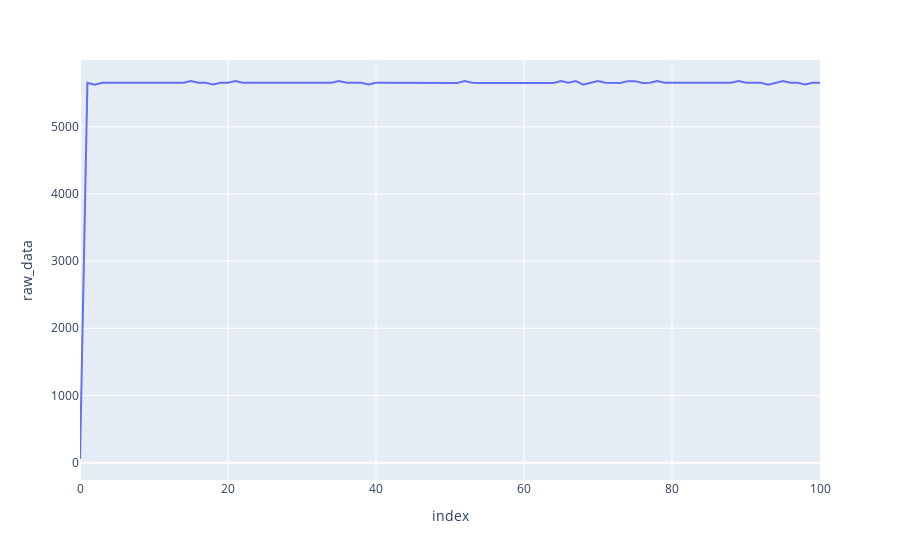
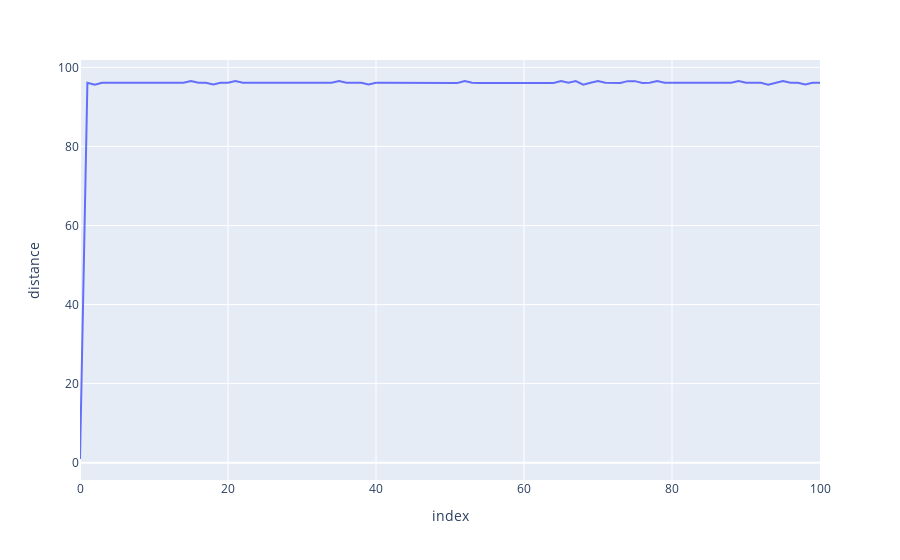
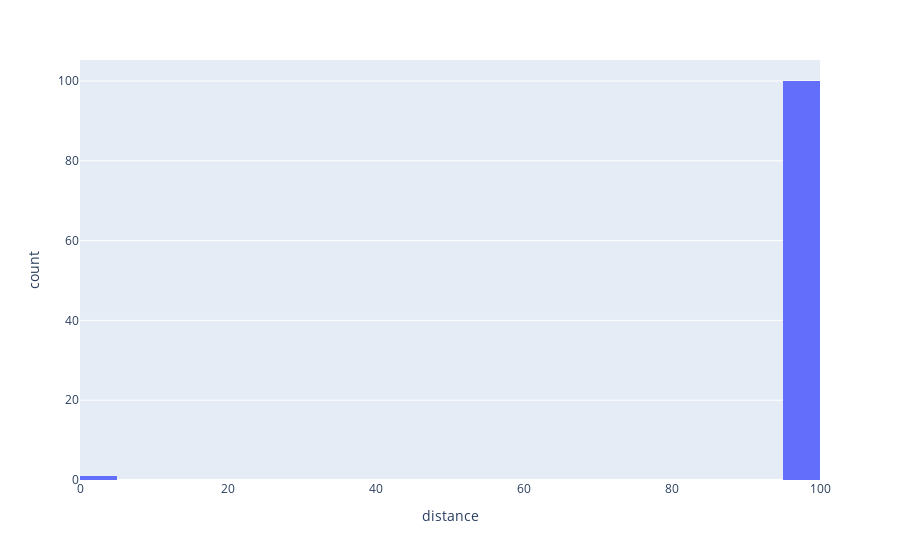

The notebook cell saved with these charts, in order:
### Code cell
display_Graphs(100) # 10 cm

### Figure 1 — Plotly figure (JSON) as saved in the notebook; plotly's stock layout.template omitted (floating-point values rounded to 4 significant figures)
{"data": [{"hovertemplate": "index=%{x}<br>raw_data=%{y}<extra></extra>", "legendgroup": "", "line": {"color": "#636efa", "dash": "solid"}, "marker": {"symbol": "circle"}, "mode": "lines", "name": "", "orientation": "v", "showlegend": false, "type": "scatter", "x": [0, 1, 2, 3, 4, 5, 6, 7, 8, 9, 10, 11, 12, 13, 14, 15, 16, 17, 18, 19, 20, 21, 22, 23, 24, 25, 26, 27, 28, 29, 30, 31, 32, 33, 34, 35, 36, 37, 38, 39, 40, 41, 42, 43, 44, 45, 46, 47, 48, 49, 50, 51, 52, 53, 54, 55, 56, 57, 58, 59, 60, 61, 62, 63, 64, 65, 66, 67, 68, 69, 70, 71, 72, 73, 74, 75, 76, 77, 78, 79, 80, 81, 82, 83, 84, 85, 86, 87, 88, 89, 90, 91, 92, 93, 94, 95, 96, 97, 98, 99, 100], "xaxis": "x", "y": [54, 5654, 5626, 5654, 5654, 5652, 5653, 5652, 5653, 5654, 5653, 5653, 5653, 5653, 5653, 5679, 5654, 5653, 5628, 5653, 5653, 5678, 5653, 5653, 5654, 5654, 5654, 5653, 5653, 5653, 5653, 5653, 5652, 5653, 5654, 5678, 5654, 5654, 5653, 5629, 5653, 5654, 5654, 5653, 5653, 5654, 5654, 5653, 5653, 5652, 5652, 5652, 5680, 5653, 5652, 5652, 5653, 5653, 5653, 5653, 5653, 5652, 5652, 5653, 5652, 5678, 5653, 5678, 5626, 5653, 5678, 5653, 5652, 5652, 5678, 5678, 5652, 5653, 5680, 5653, 5653, 5654, 5653, 5653, 5653, 5652, 5653, 5652, 5653, 5679, 5653, 5653, 5653, 5626, 5654, 5678, 5653, 5653, 5629, 5653, 5653], "yaxis": "y"}], "layout": {"legend": {"tracegroupgap": 0}, "margin": {"t": 60}, "xaxis": {"anchor": "y", "domain": [0, 1], "title": {"text": "index"}}, "yaxis": {"anchor": "x", "domain": [0, 1], "title": {"text": "raw_data"}}}}

### Figure 2 — Plotly figure (JSON) as saved in the notebook; plotly's stock layout.template omitted (floating-point values rounded to 4 significant figures)
{"data": [{"hovertemplate": "index=%{x}<br>distance=%{y}<extra></extra>", "legendgroup": "", "line": {"color": "#636efa", "dash": "solid"}, "marker": {"symbol": "circle"}, "mode": "lines", "name": "", "orientation": "v", "showlegend": false, "type": "scatter", "x": [0, 1, 2, 3, 4, 5, 6, 7, 8, 9, 10, 11, 12, 13, 14, 15, 16, 17, 18, 19, 20, 21, 22, 23, 24, 25, 26, 27, 28, 29, 30, 31, 32, 33, 34, 35, 36, 37, 38, 39, 40, 41, 42, 43, 44, 45, 46, 47, 48, 49, 50, 51, 52, 53, 54, 55, 56, 57, 58, 59, 60, 61, 62, 63, 64, 65, 66, 67, 68, 69, 70, 71, 72, 73, 74, 75, 76, 77, 78, 79, 80, 81, 82, 83, 84, 85, 86, 87, 88, 89, 90, 91, 92, 93, 94, 95, 96, 97, 98, 99, 100], "xaxis": "x", "y": [0.918, 96.12, 95.64, 96.12, 96.12, 96.08, 96.1, 96.08, 96.1, 96.12, 96.1, 96.1, 96.1, 96.1, 96.1, 96.54, 96.12, 96.1, 95.68, 96.1, 96.1, 96.53, 96.1, 96.1, 96.12, 96.12, 96.12, 96.1, 96.1, 96.1, 96.1, 96.1, 96.08, 96.1, 96.12, 96.53, 96.12, 96.12, 96.1, 95.69, 96.1, 96.12, 96.12, 96.1, 96.1, 96.12, 96.12, 96.1, 96.1, 96.08, 96.08, 96.08, 96.56, 96.1, 96.08, 96.08, 96.1, 96.1, 96.1, 96.1, 96.1, 96.08, 96.08, 96.1, 96.08, 96.53, 96.1, 96.53, 95.64, 96.1, 96.53, 96.1, 96.08, 96.08, 96.53, 96.53, 96.08, 96.1, 96.56, 96.1, 96.1, 96.12, 96.1, 96.1, 96.1, 96.08, 96.1, 96.08, 96.1, 96.54, 96.1, 96.1, 96.1, 95.64, 96.12, 96.53, 96.1, 96.1, 95.69, 96.1, 96.1], "yaxis": "y"}], "layout": {"legend": {"tracegroupgap": 0}, "margin": {"t": 60}, "xaxis": {"anchor": "y", "domain": [0, 1], "title": {"text": "index"}}, "yaxis": {"anchor": "x", "domain": [0, 1], "title": {"text": "distance"}}}}

### Figure 3 — Plotly figure (JSON) as saved in the notebook; plotly's stock layout.template omitted (floating-point values rounded to 4 significant figures)
{"data": [{"alignmentgroup": "True", "bingroup": "x", "hovertemplate": "distance=%{x}<br>count=%{y}<extra></extra>", "legendgroup": "", "marker": {"color": "#636efa", "pattern": {"shape": ""}}, "name": "", "offsetgroup": "", "orientation": "v", "showlegend": false, "type": "histogram", "x": [0.918, 96.12, 95.64, 96.12, 96.12, 96.08, 96.1, 96.08, 96.1, 96.12, 96.1, 96.1, 96.1, 96.1, 96.1, 96.54, 96.12, 96.1, 95.68, 96.1, 96.1, 96.53, 96.1, 96.1, 96.12, 96.12, 96.12, 96.1, 96.1, 96.1, 96.1, 96.1, 96.08, 96.1, 96.12, 96.53, 96.12, 96.12, 96.1, 95.69, 96.1, 96.12, 96.12, 96.1, 96.1, 96.12, 96.12, 96.1, 96.1, 96.08, 96.08, 96.08, 96.56, 96.1, 96.08, 96.08, 96.1, 96.1, 96.1, 96.1, 96.1, 96.08, 96.08, 96.1, 96.08, 96.53, 96.1, 96.53, 95.64, 96.1, 96.53, 96.1, 96.08, 96.08, 96.53, 96.53, 96.08, 96.1, 96.56, 96.1, 96.1, 96.12, 96.1, 96.1, 96.1, 96.08, 96.1, 96.08, 96.1, 96.54, 96.1, 96.1, 96.1, 95.64, 96.12, 96.53, 96.1, 96.1, 95.69, 96.1, 96.1], "xaxis": "x", "yaxis": "y"}], "layout": {"barmode": "relative", "legend": {"tracegroupgap": 0}, "margin": {"t": 60}, "xaxis": {"anchor": "y", "domain": [0, 1], "title": {"text": "distance"}}, "yaxis": {"anchor": "x", "domain": [0, 1], "title": {"text": "count"}}}}
